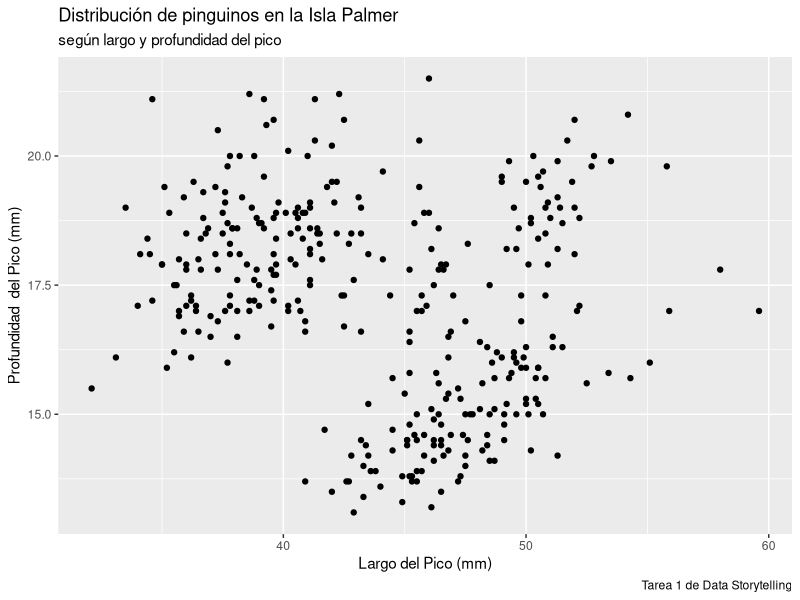
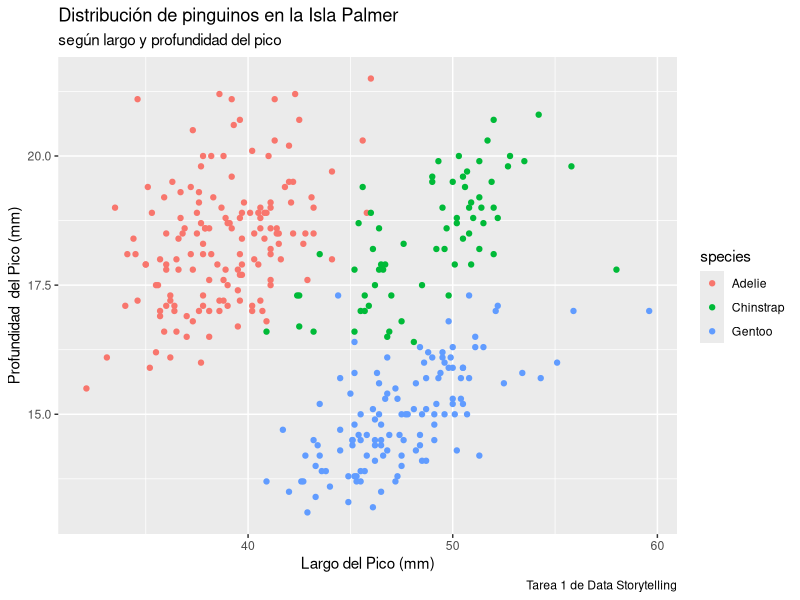

Source code (R) for these figures, in order:
# b. Instalar el paquete palmerpenguins
install.packages("palmerpenguins")
# d. Cargando el paquete a través de library 
library(palmerpenguins)
library(tidyverse)
# e. Tipo de variables
#     species: Tipo de pinguino (factores)
#     island: Tipo de isla (factores).
#     bill_lenght_mm: medida del largo del pico de los pinguinos (con decimal) 
#     bill_depth_mm: medida de la profundidad del pico de los pinguinos (con decimal)
#     flipper_lenght_mm: medida del largo de la aleta (entero)
#     body_mass_g: Masa corporal en gramos (entero)
#     sex: sexo (factor)
#     year: año (entero)
glimpse(penguins)

# f. ggplot1
ggplot(data = penguins) + 
  geom_point(mapping = aes(x = bill_length_mm, y = bill_depth_mm)) + 
  labs(title = "Distribución de pinguinos en la Isla Palmer",
       subtitle = "según largo y profundidad del pico",
       caption = "Tarea 1 de Data Storytelling",
       x = "Largo del Pico (mm)",
       y = "Profundidad  del Pico (mm)")

# g. ggplot2
ggplot(data = penguins) + 
  geom_point(mapping = aes(x = bill_length_mm, y = bill_depth_mm, color = species)) + 
  labs(title = "Distribución de pinguinos en la Isla Palmer",
       subtitle = "según largo y profundidad del pico",
       caption = "Tarea 1 de Data Storytelling",
       x = "Largo del Pico (mm)",
       y = "Profundidad  del Pico (mm)")
